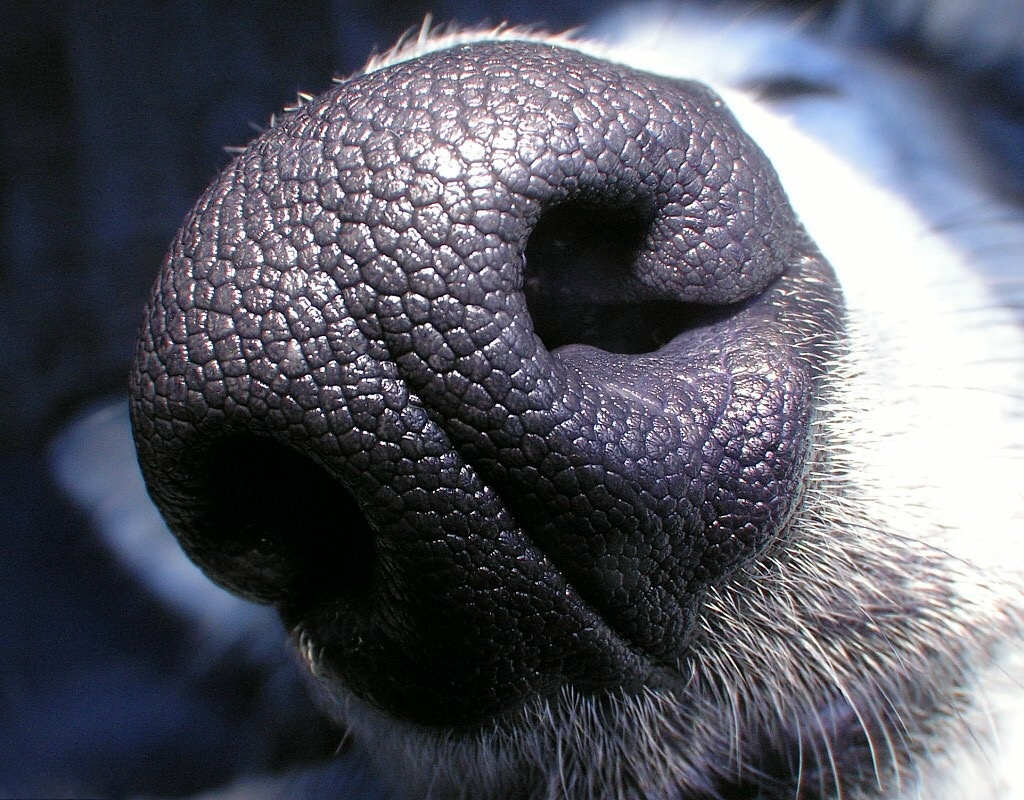
#> input picture db_image/original/Dogs_nose.jpg, 1024 x 800 px; its folder holds only this picture in this run
$ python -i check_pattern_api.py   (imports and definitions only)
#> lines starting #> are read from the running program, lines starting #| are printed output that depends on the picture
from service.match_pattern import pattern_rec
import cv2
import numpy as np
import os
def check_pattern(img,chackOnlyPrint = True):
    img = np.array(img)
    if(chackOnlyPrint):
         # [8 lines of commented-out code are left out]

        canny_Location = 'db_image/canny/'
        canny_acc = []
        canny_image_location= []
        for i in os.listdir(canny_Location):
            orig_img = cv2.imread(canny_Location+i)
            img_gray = cv2.cvtColor(img, cv2.COLOR_BGR2GRAY)
            img_blur = cv2.GaussianBlur(img_gray, (3,3), 0)
            edges = cv2.Canny(image=img_blur, threshold1=200, threshold2=10)
            canny_image_location.append(canny_Location+i)
            canny_acc.append(pattern_rec(edges,orig_img))
        return min(canny_acc),canny_image_location[canny_acc.index(min(canny_acc))]
    #Check with canny

    canny_Location = 'db_image/canny/'
    canny_acc = []
    for i in os.listdir(canny_Location):
        orig_img = cv2.imread(canny_Location+i)
        img_gray = cv2.cvtColor(img, cv2.COLOR_BGR2GRAY)
        img_blur = cv2.GaussianBlur(img_gray, (3,3), 0)
        edges = cv2.Canny(image=img_blur, threshold1=200, threshold2=10)
        canny_acc.append(pattern_rec(edges,orig_img))


    #sobel with sobel
    sobel_Location = 'db_image/sobel/'
    sobel_acc = []
    for i in os.listdir(sobel_Location):
        orig_img = cv2.imread(sobel_Location+i)
        sobel_acc.append(pattern_rec(orig_img,img))


    #Check with original
    original_Location = 'db_image/original/'
    original_acc = []
    for i in os.listdir(original_Location):
        orig_img = cv2.imread(original_Location+i)
        original_acc.append(pattern_rec(orig_img,img))

    max_acc=0
    img_loc=''
    for x,y,z,i in canny_acc,original_acc,sobel_acc,os.listdir(original_Location):
        if sum(x,y,z) >= max_acc:
            max_acc = sum(x,y,z)
            img_loc = i
    return i

>>> import cv2
>>> picture = cv2.imread('../db_image/original/Dogs_nose.jpg', cv2.IMREAD_GRAYSCALE)
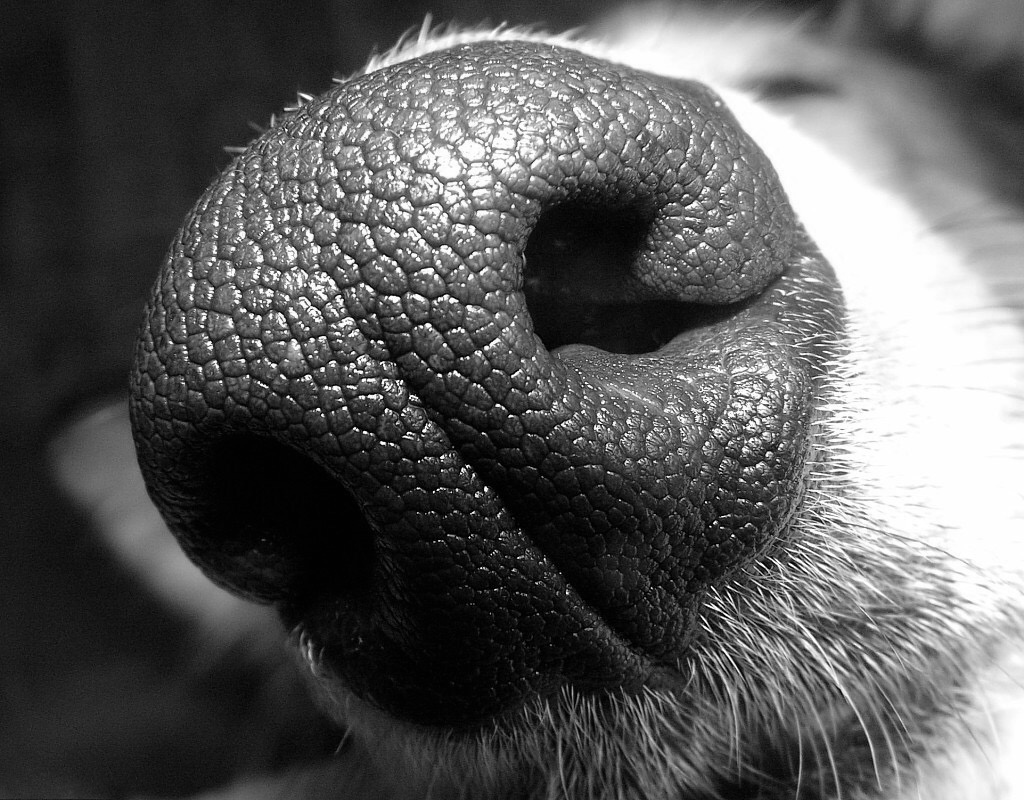
#> picture: shape (800, 1024); min 0, max 255, mean 90.6
>>> result = check_pattern(picture)
#> (the run stopped early here; a loop or call above may not have finished)

$ run again, on db_image/original/s.png
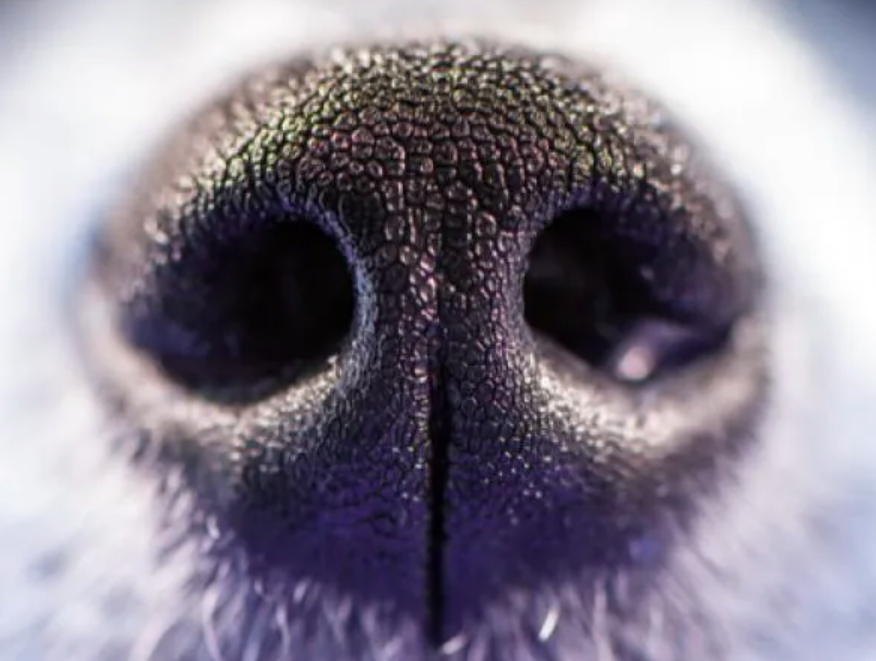
#> input picture db_image/original/s.png, 876 x 661 px
#> `picture = cv2.imread('../db_image/original/Dogs_nose.jpg', cv2.IMREAD_..`:
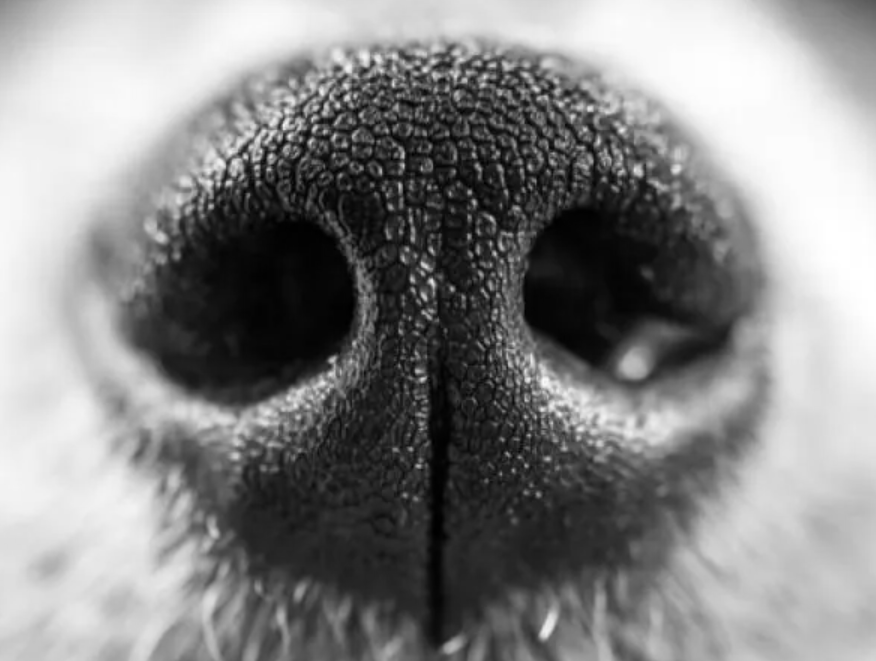
#> picture: shape (661, 876); min 0, max 255, mean 133.9
